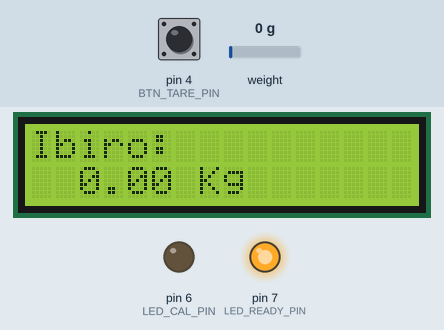
The sketch below on a simulated Arduino Uno, built with avr-gcc and run on an emulated ATmega328P. Shown: 16×2 character LCD, output pins drawn as LEDs (lit = HIGH). Inputs (shaded band) come from the test bench; at power-on: pin 4 (BTN_TARE_PIN) HIGH, weight on the scale 0 g. EEPROM starts erased; what the sketch prints to the serial monitor is not drawn.

Above: at 3.7 s.
3.8 s: pin 4 (BTN_TARE_PIN) pulled LOW for 1 s
At 4.8 s:
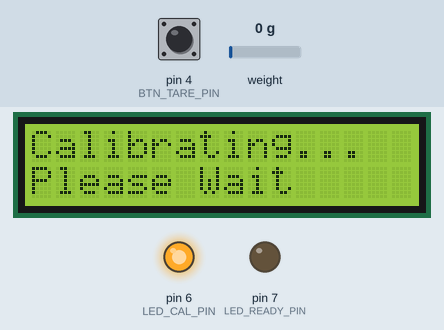
7.6 s: weight on the scale set to 100 g
At 7.88 s:
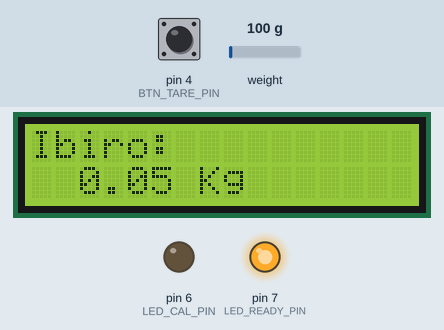
9.5 s: weight on the scale set to 1250 g
At 9.81 s:
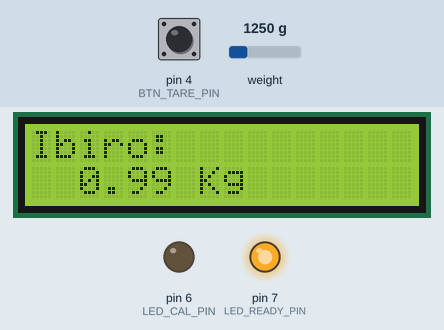
11.4 s: weight on the scale set to 2500 g
At 11.73 s:
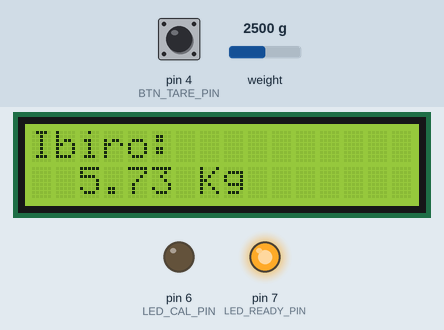
13.3 s: pin 4 (BTN_TARE_PIN) pulled LOW for 3.2 s
At 13.8 s:
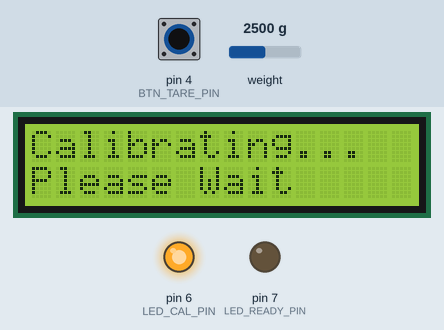
Timing chart, 0 to 17.0 s (numbered marks = the images above; inputs shaded):
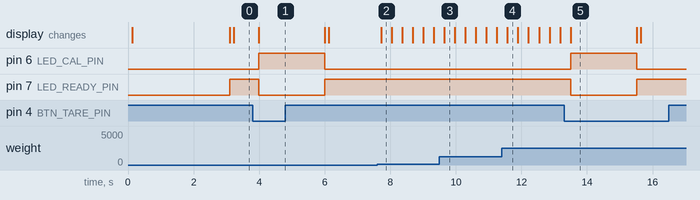

The sketch:

Final_Firmware.ino
```cpp
#include <HX711.h>
#include <Wire.h>
#include <LiquidCrystal_I2C.h>
#include <EEPROM.h>

//====================================================
// Hardware
//====================================================

constexpr uint8_t HX_DT_PIN      = 2;
constexpr uint8_t HX_SCK_PIN     = 3;

constexpr uint8_t BTN_TARE_PIN   = 4;

constexpr uint8_t LED_CAL_PIN    = 6;
constexpr uint8_t LED_READY_PIN  = 7;

//====================================================
// Calibration
//====================================================

constexpr float DEFAULT_COUNTS_PER_GRAM = 103.1167f;
constexpr long  DEFAULT_TARE_OFFSET     = 159610;

//====================================================
// EEPROM
//====================================================

constexpr uint32_t EEPROM_SIGNATURE = 0x554D4E5AUL;

struct CalibrationData
{
  uint32_t signature;
  float countsPerGram;
  long tareOffset;
};

//====================================================
// Objects
//====================================================

HX711 scale;
LiquidCrystal_I2C lcd(0x27, 16, 2);

CalibrationData calib;

//====================================================
// FSM
//====================================================

enum class State
{
  SPLASH,
  READY,
  TARE
};

State state;

//====================================================
// Timing
//====================================================

uint32_t stateStartTime = 0;

uint32_t lastHXTime     = 0;
uint32_t lastLCDTime    = 0;
uint32_t lastBlinkTime  = 0;
uint32_t lastButtonTime = 0;

constexpr uint32_t HX_PERIOD_MS      = 20;
constexpr uint32_t LCD_PERIOD_MS     = 250;
constexpr uint32_t BUTTON_PERIOD_MS  = 10;
constexpr uint32_t BLINK_PERIOD_MS   = 100;

//====================================================
// Button Debounce
//====================================================

bool stableButtonState = HIGH;
bool lastButtonReading = HIGH;
uint32_t debounceStart = 0;

constexpr uint32_t DEBOUNCE_MS = 50;

//====================================================
// Filter
//====================================================

constexpr uint8_t FILTER_SIZE = 16;

long samples[FILTER_SIZE];

uint8_t sampleIndex = 0;
bool filterReady = false;

long filteredRaw = 0;

//====================================================
// EEPROM
//====================================================

void saveCalibration()
{
  EEPROM.put(0, calib);
}

void loadCalibration()
{
  EEPROM.get(0, calib);

  if (calib.signature != EEPROM_SIGNATURE)
  {
    calib.signature = EEPROM_SIGNATURE;
    calib.countsPerGram = DEFAULT_COUNTS_PER_GRAM;
    calib.tareOffset = DEFAULT_TARE_OFFSET;

    saveCalibration();
  }
}

//====================================================
// FSM
//====================================================

void enterState(State newState)
{
  state = newState;
  stateStartTime = millis();

  switch(state)
  {
    case State::SPLASH:

      lcd.clear();
      lcd.setCursor(0,0);
      lcd.print("UMUNZANI");

      lcd.setCursor(0,1);
      lcd.print("Made in Rwanda");

      digitalWrite(LED_READY_PIN, LOW);
      digitalWrite(LED_CAL_PIN, LOW);

      break;

    case State::READY:

      lcd.clear();

      digitalWrite(LED_READY_PIN, HIGH);
      digitalWrite(LED_CAL_PIN, LOW);

      break;

    case State::TARE:

      lcd.clear();

      lcd.setCursor(0,0);
      lcd.print("Calibrating...");
      lcd.setCursor(0,1);
      lcd.print("Please Wait");

      digitalWrite(LED_READY_PIN, LOW);

      break;
  }
}

//====================================================
// Button
//====================================================

bool tarePressed()
{
  bool reading = digitalRead(BTN_TARE_PIN);

  if (reading != lastButtonReading)
  {
    debounceStart = millis();
  }

  if ((millis() - debounceStart) > DEBOUNCE_MS)
  {
    if (reading != stableButtonState)
    {
      stableButtonState = reading;

      if (stableButtonState == LOW)
      {
        lastButtonReading = reading;
        return true;
      }
    }
  }

  lastButtonReading = reading;

  return false;
}

//====================================================
// Filter
//====================================================

void updateFilter()
{
  if (!scale.is_ready())
  {
    return;
  }

  long raw = scale.read();

  samples[sampleIndex] = raw;

  sampleIndex++;

  if(sampleIndex >= FILTER_SIZE)
  {
    sampleIndex = 0;
    filterReady = true;
  }

  uint8_t count =
      filterReady ?
      FILTER_SIZE :
      sampleIndex;

  if(count == 0)
  {
    return;
  }

  int64_t sum = 0;

  for(uint8_t i=0;i<count;i++)
  {
    sum += samples[i];
  }

  filteredRaw = sum / count;
}

//====================================================
// Weight
//====================================================

float getWeightKg()
{
  float grams =
    (filteredRaw - calib.tareOffset)
    / calib.countsPerGram;

  if (grams < 0)
    grams = 0;

  return grams / 1000.0f;
}

//====================================================
// Setup
//====================================================

void setup()
{
  Serial.begin(115200);

  pinMode(BTN_TARE_PIN, INPUT_PULLUP);

  pinMode(LED_CAL_PIN, OUTPUT);
  pinMode(LED_READY_PIN, OUTPUT);

  lcd.init();
  lcd.backlight();

  scale.begin(HX_DT_PIN, HX_SCK_PIN);

  loadCalibration();

  enterState(State::SPLASH);
}

//====================================================
// Loop
//====================================================

void loop()
{
  uint32_t now = millis();

  //====================================
  // Splash
  //====================================

  if(state == State::SPLASH)
  {
    if(now - stateStartTime >= 3000)
    {
      enterState(State::READY);
    }

    return;
  }

  //====================================
  // HX711 Sampling
  //====================================

  if(now - lastHXTime >= HX_PERIOD_MS)
  {
    lastHXTime = now;
    updateFilter();
  }

  //====================================
  // Button
  //====================================

  if(now - lastButtonTime >= BUTTON_PERIOD_MS)
  {
    lastButtonTime = now;

    if(tarePressed())
    {
      enterState(State::TARE);
    }
  }

  //====================================
  // TARE
  //====================================

  if(state == State::TARE)
  {
    if(now - lastBlinkTime >= BLINK_PERIOD_MS)
    {
      lastBlinkTime = now;

      digitalWrite(
        LED_CAL_PIN,
        !digitalRead(LED_CAL_PIN)
      );
    }

    if(now - stateStartTime >= 2000)
    {
      calib.tareOffset = scale.read_average(20);

      saveCalibration();

      digitalWrite(LED_CAL_PIN, LOW);

      enterState(State::READY);
    }

    return;
  }

  //====================================
  // Display
  //====================================

  if(now - lastLCDTime >= LCD_PERIOD_MS)
  {
    lastLCDTime = now;

    float weightKg = getWeightKg();

    lcd.setCursor(0,0);
    lcd.print("Ibiro:");

    lcd.setCursor(0,1);

    char buffer[17];

    dtostrf(weightKg, 6, 2, buffer);

    lcd.print(buffer);
    lcd.print(" Kg   ");

    Serial.print("Raw=");
    Serial.print(filteredRaw);

    Serial.print("  Weight=");
    Serial.print(weightKg, 3);

    Serial.println(" kg");
  }
}
```

Measured:
- after the input at 3.8 s, pin 6 (LED_CAL_PIN): LOW → HIGH after 0.19 s, → LOW 2.0 s later; pin 7 (LED_READY_PIN): HIGH → LOW after 0.19 s, → HIGH 2.0 s later; the display: changes after 0.19 s (image 1)
- after the input at 7.6 s, the display: changes after 0.13 s (image 2)
- after the input at 9.5 s, the display: changes after 0.15 s (image 3)
- after the input at 11.4 s, the display: changes after 0.17 s (image 4)
- after the input at 13.3 s, pin 6 (LED_CAL_PIN): LOW → HIGH after 0.21 s, → LOW 2.0 s later; pin 7 (LED_READY_PIN): HIGH → LOW after 0.21 s, → HIGH 2.0 s later; the display: changes after 0.21 s (image 5)
- what the display in image 5 shows lasts 2.0 s, from 13.5 s to 15.5 s
